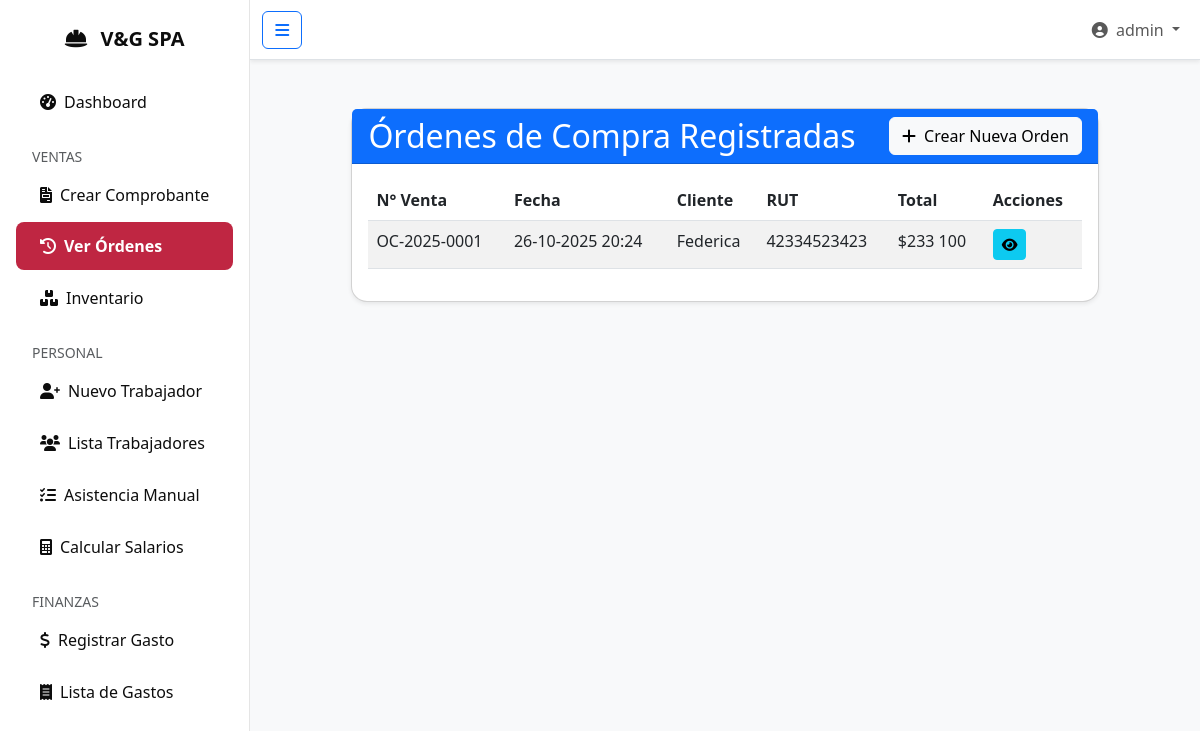
/ventas/lista/ (signed in), run on an earlier commit of the app's database.
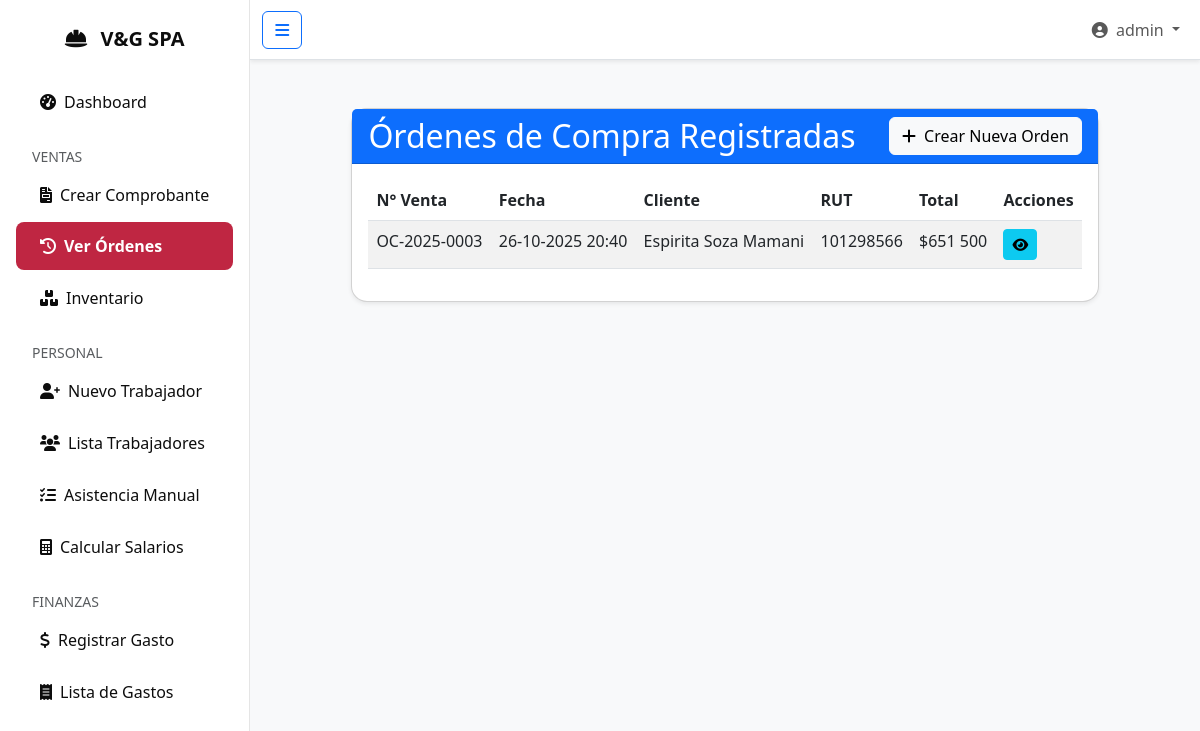
And on a later commit of the database.
### ventas/models.py (models this page shows, shortened)
class OrdenCompra(models.Model):
    numero_venta = models.CharField(max_length=15, unique=True, editable=False, blank=True)
    fecha = models.DateTimeField(auto_now_add=True)
    cliente = models.CharField(max_length=100)
    rut = models.CharField(max_length=12, blank=True, null=True)
    direccion = models.TextField(blank=True, null=True)
    total = models.DecimalField(max_digits=10, decimal_places=2, default=0)
    class Meta:
        verbose_name_plural = "Órdenes de Compra"
        ordering = ['-fecha']

### ventas/views.py (the view)
# urls.py: path('lista/', views.lista_ordenes, name='lista_ordenes'),
@login_required
def lista_ordenes(request):
    ordenes = OrdenCompra.objects.prefetch_related('detalles__producto').all().order_by('-fecha')
    return render(request, 'ventas/lista_ordenes.html', {'ordenes': ordenes})

### ventas/templates/ventas/lista_ordenes.html
{% extends 'core/base.html' %}
{% load static %}
{% load humanize %} {% block title %}Lista de Órdenes de Compra{% endblock title %}
{% block contenido %}
<div class="container-fluid mt-4">
    <div class="row">
        <div class="col-md-10 offset-md-1">
            <div class="card shadow-sm">
                <div class="card-header bg-primary text-white d-flex justify-content-between align-items-center">
                    <h2 class="mb-0">Órdenes de Compra Registradas</h2>
                    <a href="{% url 'ventas:crear_orden' %}" class="btn btn-light">
                        <i class="fas fa-plus me-1"></i> Crear Nueva Orden
                    </a>
                </div>
                <div class="card-body">
                    <div class="table-responsive">
                        <table class="table table-striped table-hover">
                            <thead>
                                <tr>
                                    <th>N° Venta</th>
                                    <th>Fecha</th>
                                    <th>Cliente</th>
                                    <th>RUT</th>
                                    <th>Total</th>
                                    <th>Acciones</th>
                                </tr>
                            </thead>
                            <tbody>
                                {% for orden in ordenes %}
                                <tr>
                                    <td>{{ orden.numero_venta|default:orden.id }}</td>
                                    <td>{{ orden.fecha|date:"d-m-Y H:i" }}</td>
                                    <td>{{ orden.cliente }}</td>
                                    <td>{{ orden.rut|default:"N/A" }}</td>
                                    <td>${{ orden.total|floatformat:0|intcomma }}</td>
                                    <td>
                                        <a href="{% url 'ventas:detalle_orden' orden.id %}" class="btn btn-info btn-sm" title="Ver Detalle">
                                            <i class="fas fa-eye"></i>
                                        </a>
                                        </td>
                                </tr>
                                {% empty %}
                                <tr>
                                    <td colspan="6" class="text-center text-muted">No hay órdenes de compra registradas.</td>
                                </tr>
                                {% endfor %}
                            </tbody>
                        </table>
                    </div>
                </div>
            </div>
        </div>
    </div>
</div>
{% endblock contenido %}

### core/templates/core/base.html (shortened to what this page needs)
{% load static %}
<!DOCTYPE html>
<html lang="es">
  <head>
    <link
      href="https://cdn.jsdelivr.net/npm/bootstrap@5.3.0/dist/css/bootstrap.min.css"
      rel="stylesheet"
    />
    <link
      rel="stylesheet"
      href="https://cdnjs.cloudflare.com/ajax/libs/font-awesome/6.0.0-beta3/css/all.min.css"
    />
    <link rel="stylesheet" href="{% static 'app/css/style.css' %}?v=1.3" />
  </head>
  <body>
    <div class="d-flex" id="wrapper">
      <div id="sidebar-wrapper">
        <div class="sidebar-heading text-center py-4 fs-5 fw-bold">
          <i class="fas fa-hard-hat me-2"></i> V&G SPA
        </div>
        <div class="list-group list-group-flush px-3">
          {% block sidebar_menu %} {% if user.is_authenticated %}
          <a
            href="{% url 'core:home' %}"
            class="list-group-item list-group-item-action d-flex align-items-center {% if request.resolver_match.view_name == 'core:home' %}active{% endif %}"
          >
            <i class="fas fa-tachometer-alt me-2"></i>Dashboard
          </a>
          <span class="text-muted small text-uppercase mt-3 mb-1 px-3"
            >Ventas</span
          >
          <a
            href="{% url 'ventas:crear_orden' %}"
            class="list-group-item list-group-item-action d-flex align-items-center {% if request.resolver_match.view_name == 'ventas:crear_orden' %}active{% endif %}"
          >
            <i class="fas fa-file-invoice me-2"></i>Crear Comprobante
          </a>
          <a
            href="{% url 'ventas:lista_ordenes' %}"
            class="list-group-item list-group-item-action d-flex align-items-center {% if request.resolver_match.view_name == 'ventas:lista_ordenes' %}active{% endif %}"
          >
            <i class="fas fa-history me-2"></i>Ver Órdenes
          </a>
          <a
            href="{% url 'inventario:lista' %}"
            class="list-group-item list-group-item-action d-flex align-items-center {% if request.resolver_match.url_name == 'lista' and request.resolver_match.namespace == 'inventario' %}active{% endif %}"
          >
            <i class="fas fa-boxes me-2"></i>Inventario
          </a>
          <span class="text-muted small text-uppercase mt-3 mb-1 px-3"
            >Personal</span
          >
          <a
            href="{% url 'recursos_humanos:crear_trabajador' %}"
            class="list-group-item list-group-item-action d-flex align-items-center {% if request.resolver_match.view_name == 'recursos_humanos:crear_trabajador' %}active{% endif %}"
          >
            <i class="fas fa-user-plus me-2"></i>Nuevo Trabajador
          </a>
          <a
            href="{% url 'recursos_humanos:lista_trabajadores' %}"
            class="list-group-item list-group-item-action d-flex align-items-center {% if request.resolver_match.view_name == 'recursos_humanos:lista_trabajadores' %}active{% endif %}"
          >
            <i class="fas fa-users me-2"></i>Lista Trabajadores
          </a>
          <a
            href="{% url 'recursos_humanos:asistencia_manual' %}"
            class="list-group-item list-group-item-action d-flex align-items-center {% if request.resolver_match.view_name == 'recursos_humanos:asistencia_manual' %}active{% endif %}"
          >
            <i class="fa-solid fa-list-check me-2"></i>Asistencia Manual
          </a>
          <a
            href="{% url 'recursos_humanos:calcular_salario' %}"
            class="list-group-item list-group-item-action d-flex align-items-center {% if request.resolver_match.view_name == 'recursos_humanos:calcular_salario' %}active{% endif %}"
          >
            <i class="fas fa-calculator me-2"></i>Calcular Salarios
          </a>
          <span class="text-muted small text-uppercase mt-3 mb-1 px-3"
            >Finanzas</span
          >
          <a
            href="{% url 'finanzas:registrar_gasto' %}"
            class="list-group-item list-group-item-action d-flex align-items-center {% if request.resolver_match.view_name == 'finanzas:registrar_gasto' %}active{% endif %}"
          >
            <i class="fas fa-dollar-sign me-2"></i>Registrar Gasto
          </a>
          <a
            href="{% url 'finanzas:lista_gastos' %}"
            class="list-group-item list-group-item-action d-flex align-items-center {% if request.resolver_match.view_name == 'finanzas:lista_gastos' %}active{% endif %}"
          >
            <i class="fas fa-receipt me-2"></i>Lista de Gastos
          </a>
          {% endif %} {% endblock sidebar_menu %}
        </div>
      </div>
      <div id="page-content-wrapper" class="w-100">
        <nav
          class="navbar navbar-expand-lg navbar-light bg-white border-bottom shadow-sm"
        >
          <div class="container-fluid">
            {% if user.is_authenticated %}
            <button class="btn btn-outline-primary" id="menu-toggle">
              <i class="fas fa-bars"></i>
            </button>
            {% else %}
            <span></span>
            {% endif %}
            <div class="collapse navbar-collapse" id="navbarSupportedContent">
              <ul class="navbar-nav ms-auto mt-2 mt-lg-0">
                {% if user.is_authenticated %}
                <li class="nav-item dropdown">
                  <a
                    class="nav-link dropdown-toggle"
                    href="#"
                    id="navbarDropdown"
                    role="button"
                    data-bs-toggle="dropdown"
                    aria-haspopup="true"
                    aria-expanded="false"
                  >
                    <i class="fas fa-user-circle me-1"></i>
                    {{ user.first_name|default:user.username }}
                  </a>
                </li>
                {% endif %}
              </ul>
            </div>
          </div>
        </nav>
        <div class="container-fluid py-4">
          <div id="contenido">
            {% block contenido %}{% endblock contenido %}
          </div>
        </div>
      </div>
    </div>
  </body>
</html>

### core/static/app/css/style.css (style rules this page uses)
html, body { height: 100%; margin: 0; overflow: hidden; }
#wrapper { height: 100vh; }
#sidebar-wrapper { min-height: 100vh; margin-left: -15rem; transition: margin 0.25s ease-out; background: #FFFFFF; color: #0D0D0D; border-right: 1px solid #E5E5E5 }
#sidebar-wrapper .list-group-item { white-space: nowrap; overflow: hidden; text-overflow: ellipsis; width: 100%; padding: 0.75rem 1.5rem; background-color: transparent; color: #0D0D0D; border: none; transition: all 0.3s ease-in-out; border-radius: 0.5rem; margin-bottom: 0.25rem; display: flex; align-items: center; }
#sidebar-wrapper .list-group-item.active { background: #BF2642; color: #FFFFFF; font-weight: 600; }
#sidebar-wrapper .list-group-item i { text-align: center; }
#page-content-wrapper { min-width: 100vw; }
@media (min-width: 768px) { #sidebar-wrapper { margin-left: 0; } }
@media (min-width: 768px) { #page-content-wrapper { min-width: 0; width: 100%; } }
#page-content-wrapper { height: 100%; min-width: 0; width: 100%; overflow-y: auto; }
body { background-color: #f8f9fa; }
.card.shadow-sm { border-radius: 1rem; box-shadow: 0 5px 15px rgba(0,0,0,.08); }
.card.shadow-sm { background-color: #FFFFFF; border-radius: 1rem; box-shadow: 0 5px 15px rgba(0,0,0,.08); }
.navbar.shadow-sm { height: 60px; flex-shrink: 0; }
#contenido { height: calc(100vh - 60px - 48px); overflow-y: auto; overflow-x: hidden; }

What changed in the data, as far as the page shows it:
removed OrdenCompra: numero_venta "OC-2025-0001", fecha "26-10-2025 20:24", cliente "Federica", rut "42334523423", total "233 100"
added OrdenCompra: numero_venta "OC-2025-0003", fecha "26-10-2025 20:40", cliente "Espirita Soza Mamani", rut "101298566", total "651 500"
